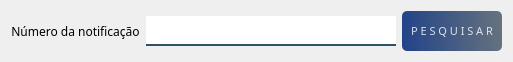
                         <widget class="QWidget" name="layoutWidget_10">
                          <property name="geometry">
                           <rect>
                            <x>342</x>
                            <y>20</y>
                            <width>489</width>
                            <height>42</height>
                           </rect>
                          </property>
                          <layout class="QHBoxLayout" name="horizontalLayout_18">
                           <item>
                            <widget class="QLabel" name="label_81">
                             <property name="font">
                              <font>
                               <family>Reem Kufi</family>
                              </font>
                             </property>
                             <property name="styleSheet">
                              <string notr="true">color: rgb(0, 0, 0);</string>
                             </property>
                             <property name="text">
                              <string>Número da notificação</string>
                             </property>
                             <property name="alignment">
                              <set>Qt::AlignCenter</set>
                             </property>
                            </widget>
                           </item>
                           <item>
                            <widget class="QLineEdit" name="txt_consultaNoti">
                             <property name="minimumSize">
                              <size>
                               <width>250</width>
                               <height>0</height>
                              </size>
                             </property>
                             <property name="font">
                              <font>
                               <family>Reem Kufi</family>
                              </font>
                             </property>
                             <property name="styleSheet">
                              <string notr="true">
border:2px solid rgba(0,0,0,0);
border-bottom-color:rgba(46,82,101,255);
color:rgb(0,0,0);
padding-bottom:7px
</string>
                             </property>
                             <property name="text">
                              <string/>
                             </property>
                            </widget>
                           </item>
                           <item>
                            <widget class="QPushButton" name="btn_pesquisarNoti">
                             <property name="minimumSize">
                              <size>
                               <width>100</width>
                               <height>40</height>
                              </size>
                             </property>
                             <property name="font">
                              <font>
                               <family>Reem Kufi</family>
                               <pointsize>8</pointsize>
                               <bold>false</bold>
                              </font>
                             </property>
                             <property name="toolTip">
                              <string>&lt;html&gt;&lt;head/&gt;&lt;body&gt;&lt;p align=&quot;center&quot;&gt;&lt;span style=&quot; font-size:7pt;&quot;&gt;PESQUISAR NOTIFICAÇÃO&lt;/span&gt;&lt;/p&gt;&lt;/body&gt;&lt;/html&gt;</string>
                             </property>
                             <property name="styleSheet">
                              <string notr="true">QPushButton#btn_pesquisarNoti{
	background-color: qlineargradient(spread:pad, x1:0, y1:0.505682, x2:1, y2:0.477, stop:0 rgba(0, 39,119, 219), stop:1 rgba(85, 98, 112, 226));
	color:rgba(255, 255, 255, 210);
	border-radius: 5px;
}
QPushButton#btn_pesquisarNoti:hover{
	background-color: qlineargradient(spread:pad, x1:0, y1:0.505682,x2:1,y2:0.477, stop:0 rgba(150, 123, 111, 219), stop:1 rgba(85, 81, 84, 226));
}
QPushButton#btn_pesquisarNoti:pressed{
	padding-left:5px;
	padding -top:5px;
	background-color:rgba(150, 123, 111, 255);
}</string>
                             </property>
                             <property name="text">
                              <string>P E S Q U I S A R</string>
                             </property>
                             <property name="icon">
                              <iconset>
                               <normaloff>:/Imagem/historia.png</normaloff>:/Imagem/historia.png</iconset>
                             </property>
                             <property name="iconSize">
                              <size>
                               <width>24</width>
                               <height>24</height>
                              </size>
                             </property>
                            </widget>
                           </item>
                          </layout>
                         </widget>
